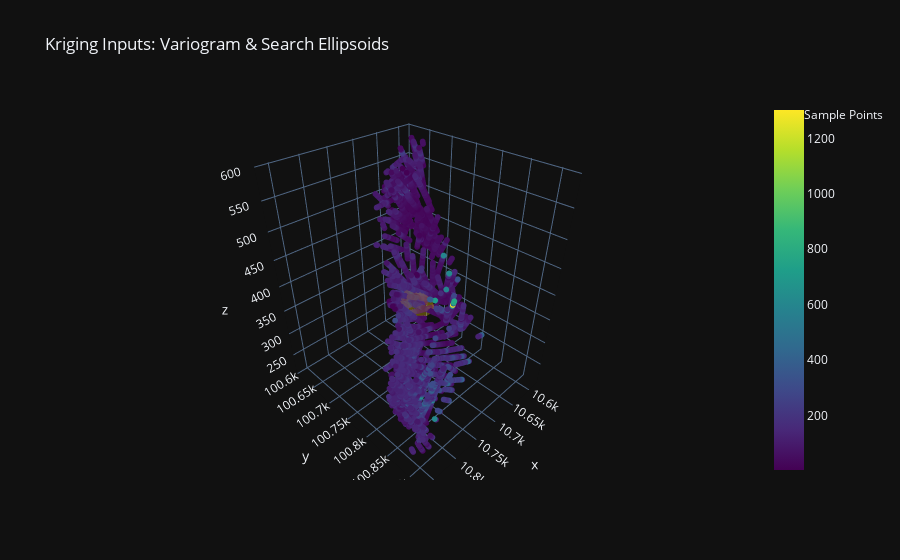

Source (notebook cell):
### Code cell
# Visualize variogram and search ellipsoids with pointset data
import plotly.graph_objects as go

# Get pointset data for center calculation and scatter plot
pts = await source_pointset.to_dataframe()
center = (pts["x"].mean(), pts["y"].mean(), pts["z"].mean())

# Generate mesh surface points for visualization
vx, vy, vz = var_ell.surface_points(center=center)
sx, sy, sz = search_ellipsoid.surface_points(center=center)

# Build visualization
var_mesh = go.Mesh3d(x=vx, y=vy, z=vz, alphahull=0, opacity=0.3, color="blue", name="Variogram Ellipsoid")
search_mesh = go.Mesh3d(x=sx, y=sy, z=sz, alphahull=0, opacity=0.2, color="gold", name="Search Ellipsoid (2x)")
scatter = go.Scatter3d(
    x=pts["x"], y=pts["y"], z=pts["z"],
    mode="markers",
    marker=dict(size=2, color=pts["Ag_ppm Values"], colorscale="Viridis", showscale=True),
    name="Sample Points"
)

fig = go.Figure(data=[var_mesh, search_mesh, scatter])
fig.update_layout(
    title="Kriging Inputs: Variogram & Search Ellipsoids",
    scene=dict(aspectmode="data"),
    showlegend=True
)
fig.show()

### Figure 1 — Plotly figure (JSON) as saved in the notebook; plotly's stock layout.template omitted (floating-point values rounded to 4 significant figures; data arrays with more than 128 entries replaced by an {"elided": "..."} marker saying what was removed)
{"data": [{"alphahull": 0, "color": "blue", "name": "Variogram Ellipsoid", "opacity": 0.3, "x": {"elided": "400 float values"}, "y": {"elided": "400 float values"}, "z": {"elided": "400 float values"}, "type": "mesh3d"}, {"alphahull": 0, "color": "gold", "name": "Search Ellipsoid (2x)", "opacity": 0.2, "x": {"elided": "400 float values"}, "y": {"elided": "400 float values"}, "z": {"elided": "400 float values"}, "type": "mesh3d"}, {"marker": {"color": {"elided": "4791 float values"}, "colorscale": [[0.0, "#440154"], [0.1111, "#482878"], [0.2222, "#3e4989"], [0.3333, "#31688e"], [0.4444, "#26828e"], [0.5556, "#1f9e89"], [0.6667, "#35b779"], [0.7778, "#6ece58"], [0.8889, "#b5de2b"], [1.0, "#fde725"]], "showscale": true, "size": 2}, "mode": "markers", "name": "Sample Points", "x": {"elided": "4791 float values"}, "y": {"elided": "4791 float values"}, "z": {"elided": "4791 float values"}, "type": "scatter3d"}], "layout": {"scene": {"aspectmode": "data"}, "title": {"text": "Kriging Inputs: Variogram & Search Ellipsoids"}, "showlegend": true}}
